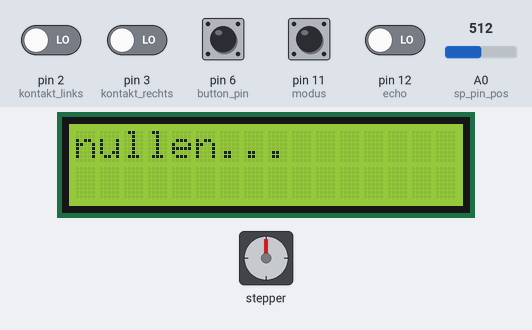
The sketch below on a simulated Arduino Uno, built with avr-gcc and run on an emulated ATmega328P. On the bench: stepper motor, 16×2 character LCD. Wiring (inferred from the names in the program): stepper motor driver (200 steps per turn assumed): step pin 9; direction pin 10; enable pin 4. The test bench sets the inputs (shaded band); at power-on: pin 6 (button_pin), pin 11 (modus) HIGH, pin 2 (kontakt_links), pin 3 (kontakt_rechts), pin 12 (echo) LOW, A0 (sp_pin_pos) = 512. What the sketch prints to the serial monitor is not drawn.

Above: at 0.8 s.
0.9 s: pin 6 (button_pin) pulled LOW for 0.15 s
At 1.7 s:
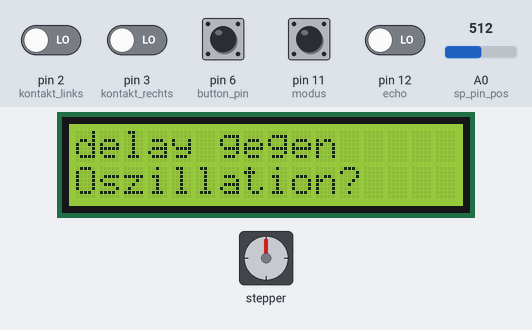
4.0 s: pin 6 (button_pin) pulled LOW for 1 s
At 7.2 s:
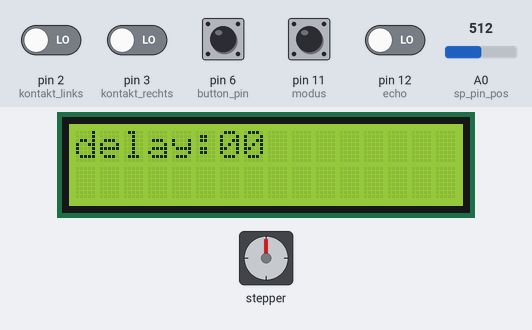
7.9 s: pin 6 (button_pin) pulled LOW for 0.15 s
At 8.8 s:
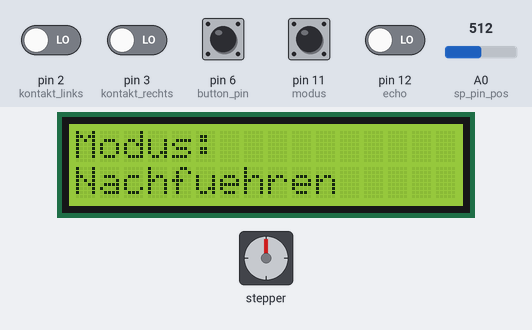
9.5 s: pin 11 (modus) pulled LOW for 0.15 s
At 10.4 s:
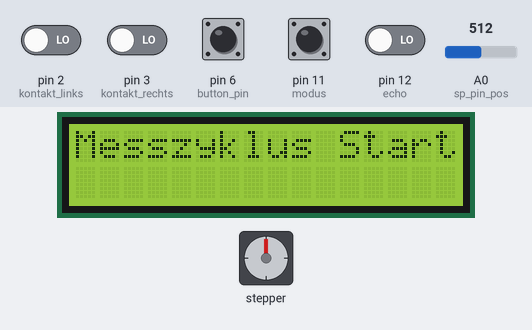
Timing chart, 0 to 25.1 s (numbered marks = the images above; inputs shaded):
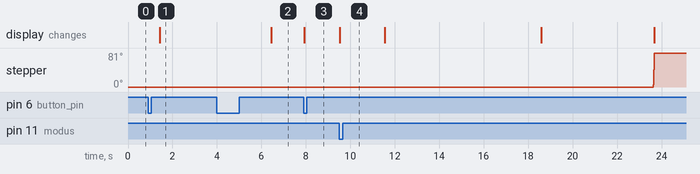

Measured:
- after the input at 0.9 s, the display: changes after 0.53 s (image 1)
- after the input at 4.0 s, the display: changes after 2.4 s (image 2)
- after the input at 7.9 s, the display: changes at once (image 3)
- after the input at 9.5 s, stepper: turns 81° clockwise, starting after 14.1 s; the display: changes at once (image 4)

The sketch:

windradmodell_19.10.21.ino
```cpp
/*  Im Rahmen des P-Seminars 2P_Physik 2020-22 am ITG Dachau
 *  von Gregor Sellschopp
 *  läuft auf dem Windradmodell
 *  Die beiden grundsätzlichen Modi: Nachführen oder Messen (der Umdrehung und Leistung)
 *  Als Eingabemöglichkeiten gibt es den Drehschalter mit Knopffunktion und einen Kippschalter, um zwischen den Hauptmodi zu wechseln
 *  Finale Version vom 18.10.2021
 */

#include <Wire.h> // Wire Bibliothek einbinden
#include <LiquidCrystal_I2C.h> // LiquidCrystal_I2C Bibliothek einbinden
LiquidCrystal_I2C lcd(0x27, 16, 2); //Hier wird festgelegt um was für einen Display es sich handelt.
//In diesem Fall eines mit 16 Zeichen in 2 Zeilen und der HEX-Adresse 0x27.
//Für ein vierzeiliges I2C-LCD verwendet man den Code "LiquidCrystal_I2C lcd(0x27, 20, 4)"
// SDA -> A4
// SCL -> A5

int Index;
const float resolution = 1.8; // Schrittweite des Schrittmotors in Grad. Ein 'step' entspricht also 1.8 Grad.
int z = 0;
int winkel = 0;
int laenge = 1;
double stepperPos = 0.000; // aktuelle Position des Schrittmotors
// Anschlüsse zur Ansteuerung des Zweipunktreglers und Schrittmotors
const int enable = 4;
const int step = 9;
const int direction = 10;
const int kontakt_rechts = 3;
const int kontakt_links = 2;

// Anschlüsse und Variablen des Dreh-encoders
int Pin_clk_Letzter;
int Pin_clk_Aktuell;
const int pin_clk = 4;
const int pin_dt = 5;
const int button_pin = 6;
int counter = 0;

// Anschlüsse und Variablen des Ultraschallsensors
const int trigger = 7;
const int echo = 12;
long dauer = 0;
long entfernung = 0;
int umdrehungen;
int grenzwert = 15;

// Anschlüssen und Variablen zur elektronischen Messung
float widerstand = 1.70; // Wert des Lastwiderstandes in Ohm
float leistung; // Leistung, die bei diesem Widerstand abfällt
float stromstaerke; // theoretische, berechnete Stromstärke
const int sp_pin_pos = A0; // Pin, der die über dem Widerstand abgefallene Spannung ausliest. Beim Anschließen auf Polarität achten!

int messdauer = 5; // Messdauer in Sekunden

int positionen[] = {0, 5, 10, 15, 20, 25, 35, 45}; // Positionen, die im Mess-Modus angefahren werden
int anzahl; // anzahl der Positionen im Array positionen
boolean geeicht = false;

int ANTI_OSZ_DEL = 0; // kurzer delay um Oszillieren vorzubeugen; Zeitdauer in Millisekunden; Genaue Auswahl erfolgt im Menü

// Pins des Schiebeschalters für die Auswahl eines Modus
int modus = 11;

void setup()
{
  Serial.begin(115200); //Baudrate beim Anschließen an einen Computer; diese muss in der Arduino IDE richtig eingestellt werden, um im seriellen Monitor vernünftige Ausgaben zu erhalten.
  // Kontakte am Windrad für den Zweipunktregler. Beide werden als digitale Eingänge gesetzt.
  pinMode(kontakt_rechts, INPUT);
  pinMode(kontakt_links, INPUT);

  // pins zur Steuerung des A4988 (Schrittmotortreibers)
  pinMode(enable, OUTPUT); //Enable; nicht in verwendung; kann den Treiber insgesamt ausschalten
  pinMode(step, OUTPUT); //Step
  pinMode(direction, OUTPUT); //RIchtung

  // pins zur Steuerung des Ultraschallsensors
  pinMode(trigger, OUTPUT);
  pinMode(echo, INPUT);

  // Eingangs-Pins des Drehschalters
  pinMode (pin_clk, INPUT);
  pinMode (pin_dt, INPUT);
  pinMode (button_pin, INPUT);
  pinMode(modus, INPUT);

  // ...und deren Pull-Up Widerstände aktiviert
  digitalWrite(pin_clk, true);
  digitalWrite(pin_dt, true);
  digitalWrite(button_pin, true);
  digitalWrite(modus, true);
  digitalWrite(enable, LOW);

  lcd.init(); //Im Setup wird der LCD gestartet
  lcd.backlight(); //Hintergrundbeleuchtung einschalten
  lcd.clear(); // Jegliche Inhalte auf dem Bildschirm löschen

  Pin_clk_Letzter = digitalRead(pin_clk); // letzter Status des Drehschalters wird auch gespeichert, um ihn später mit dem aktuellen zu vergleichen und so Änderungen festzustellen.

  for (byte i = 0; i < (sizeof(positionen) / sizeof(positionen[0])); i++) {
    anzahl++;
  }

  eichen();
  antiOsz(); // Hier kann eine mögliche Verlangsamung der Schrittmotorbewegungen festgelegt werden, um Oszillation des Zweipunktreglers zu vermeiden
}

void loop() // Diese Schleife wird dauerhaft wiederholt
{
  if (digitalRead(modus)) nachfuehren(); // Hier wird der Kippschalter digital eingelesen, der über den Programmmodus entscheidet
  else messen();
}

void nachfuehren() ////////////////////////////////////////////////////////////////////////////////////// Diese Methode wird im Nachfuehren-Modus aufgerufen
{
  // Hier werden die Messwerte auf dem LCD-Bildschirm ausgegeben
  lcd.setCursor(0, 0);
  lcd.print("Modus:");
  lcd.setCursor(0, 1);
  lcd.print("Nachfuehren");

  while (digitalRead(kontakt_rechts) == HIGH) // Wenn die Fahne die rechte Grenze erreicht
  {
    delay(ANTI_OSZ_DEL); // Soll Oszillation verhindern (kann in der 'antiOsz' Methode festgelegt werden)
    digitalWrite(direction, LOW);
    Serial.println("RECHTS_HIGH");

    digitalWrite(step, HIGH);
    delayMicroseconds(500);
    digitalWrite(step, LOW);
    delayMicroseconds(500);
    stepperPos = stepperPos + 0.1125;
  }
  while (digitalRead(kontakt_links) == HIGH) // Wenn die Fahne die linke Grenze erreicht
  {
    delay(ANTI_OSZ_DEL);  // Soll Oszillation verhindern (kann in der 'antiOsz' Methode festgelegt werden)
    digitalWrite(direction, HIGH);
    Serial.println("LINKS_HIGH");

    digitalWrite(step, HIGH);
    delayMicroseconds(500);
    digitalWrite(step, LOW);
    delayMicroseconds(500);
    stepperPos = stepperPos - 0.1125;
  }
}

void messen() ///////////////////////////////////////////////////////////////////////////////////////////////// Diese Methode wird im Mess-Modus aufgerufen
{
  unsigned long t; // speichert eine Zeitreferenz
  // Ausgaben über die serielle Schnittstelle des Arduinos
  Serial.print("------------------messen---stepperPos: ");
  Serial.print(stepperPos);
  Serial.print(" anzahl: ");
  Serial.println(anzahl);

  lcd.clear();
  lcd.setCursor(0, 0);
  lcd.print("Messzyklus Start");

  t = millis();
  while (millis() < t + 2000) {} // Zeit für den Stepper um aus einer möglichen starken Auslenkung in die Ausgangsposition zu kommen.

  for (int j = 0; j < anzahl; j++) // geht die Positonen in 5 Grad Schritten durch -> siehe Array 'positionen'
  {
    int pos = positionen[j];
    // Hier wird vorangekündigt, welcher Winkel als nächstes gemessen wird. Der Messintervall beträgt 5 Sekunden.
    lcd.clear();
    lcd.setCursor(0, 0);
    lcd.print("Jetzt kommen");
    lcd.setCursor(0, 1);
    lcd.print(pos);
    lcd.setCursor(4, 1);
    lcd.print("Grad");

    if (stepperPos < pos)// fährt in die richtige Position
    {
      while (stepperPos < pos)
      {
        delay(ANTI_OSZ_DEL); // Soll Oszillation verhindern (kann in der 'antiOsz' Methode festgelegt werden)
        digitalWrite(direction, HIGH);
        digitalWrite(step, HIGH);
        delayMicroseconds(500);
        digitalWrite(step, LOW);
        delayMicroseconds(500);
        stepperPos = stepperPos + 0.1125;
      }
    }
    else if (stepperPos > pos)
    {
      while (stepperPos > pos)
      {
        delay(ANTI_OSZ_DEL); // Soll Oszillation verhindern (kann in der 'antiOsz' Methode festgelegt werden)
        digitalWrite(direction, LOW);
        digitalWrite(step, HIGH);
        delayMicroseconds(500);
        digitalWrite(step, LOW);
        delayMicroseconds(500);
        stepperPos = stepperPos - 0.1125;
      }
    }
    t = millis();
    while (millis() < t + 2000) {} // Zeit für den Stepper um aus einer möglichen starken Auslenkung in die Ausgangsposition zu kommen.
    // Ausgaben über die serielle Schnittstelle des Arduinos
    Serial.print("  stepperPos: ");
    Serial.print(stepperPos); // ist jetzt in der richtigen Position
    Serial.print("  pos: " );
    Serial.print(pos);

    umdrehungen = 0; // Anzahl der erkannten Flügelblätter
    float spannung = 0; // über dem Lastwiderstand abfallende Spannung
    unsigned long k = millis();

    int z = 0;
    boolean vorherBlockiert = false; // Status der vorherigen Messung wird gespeichert, damit man nicht denselben Flügel zwei Mal detektiert und als Zwei erkennt.
    while ( k + messdauer * 1000 > millis() ) // In dieser Schleife wird auf zwei Arten die Leistung des Windrads gemessen:
    {
      z++;
      // einmal über Ultraschall
      for (int m = 0; m < 2; m++)
      {
        digitalWrite(trigger, LOW);
        t = millis();
        while (millis() < t + 5) {}
        digitalWrite(trigger, HIGH);

        t = millis();
        while (millis() < t + 10) {}
        digitalWrite(trigger, LOW);

        dauer = pulseIn(echo, HIGH, 3000);
        entfernung = entfernung + (dauer / 2) * 0.03432;
      }
      entfernung = entfernung / 2;
      Serial.println(entfernung);

      if (entfernung < grenzwert && entfernung > 0 && !vorherBlockiert) // Bewirkt, dass ein Flügel nur beim ersten Durchgang erkannt wird. Es muss wieder frei werden, damit ein neuer Fügel erkannt wird.
      {
        umdrehungen++;
        vorherBlockiert = true;
      }
      if (entfernung > grenzwert || entfernung == 0) vorherBlockiert = false;

      // und über die elektrische Leistung
      spannung = spannung + analogRead(sp_pin_pos) * 5.0 / 1023; // analoges Einlesen der Spannung, die über dem Lastwiderstand abfällt
    }
    // Umrechnungen, um die Stromstärke zu erschließen
    spannung = spannung / z;
    stromstaerke = spannung / widerstand;
    leistung = stromstaerke * spannung;
    // Hier werden die Messwerte einer Position auf dem LCD-Bildschirm ausgegeben
    lcd.clear();
    lcd.setCursor(0, 0);// In diesem Fall bedeutet (0,0) das erste Zeichen in der ersten Zeile.
    lcd.print("Flueg./5s: ");
    lcd.setCursor(11, 0);
    lcd.print(umdrehungen);
    lcd.setCursor(0, 1);
    lcd.print("P in mW: ");
    lcd.setCursor(10, 1);
    lcd.print(leistung * 1000);

    t = millis();
    while (millis() < t + 5000) {}
    // Ausgaben über die serielle Schnittstelle des Arduinos
    Serial.print("  Umdrehungen in 5 sek.: ");
    Serial.print(umdrehungen);
    Serial.print("    |    Leistung: ");
    Serial.print(leistung);
    Serial.print(",  Spannung: ");
    Serial.print(spannung);
    Serial.print(",  theoretische Stromstärke: ");
    Serial.println(stromstaerke);

    Serial.println();
  }
  lcd.clear();
}

void eichen() ///////////////////////////////////////////////////////////////////////////////////////////////////// Diese Methode legt die Ausgangspositionen für die weiteren Prozesse fest.
{
  lcd.setCursor(0, 0);
  lcd.print("nullen...");
  while (!geeicht)
  {
    winkel = counter / 2;
    Serial.print("eichen    ");
    Serial.print(winkel);
    Serial.print("    ");
    Serial.println(stepperPos);
    Pin_clk_Aktuell = digitalRead(pin_clk);

    // Überprüfung des Dreh-encoders auf Änderung
    if (Pin_clk_Aktuell != Pin_clk_Letzter)
    {
      if (digitalRead(pin_dt) != Pin_clk_Aktuell)
      {
        // Pin_CLK hat sich zuerst verändert      => die eine Drehrichtung
        counter ++;
        digitalWrite(direction, LOW);
        while (counter / 2 > stepperPos + 0.1125 / 2)
        {
          digitalWrite(step, HIGH);
          delayMicroseconds(500);
          digitalWrite(step, LOW);
          delayMicroseconds(500);
          stepperPos = stepperPos + 0.1125;
        }
      }
      else
      { // Andernfalls hat sich Pin_DT zuerst verändert       => die andere Drehrichtung
        counter--;
        digitalWrite(10, HIGH);
        while (counter / 2 < stepperPos - 0.1125 / 2)
        {
          digitalWrite(step, HIGH);
          delayMicroseconds(500);
          digitalWrite(step, LOW);
          delayMicroseconds(500);
          stepperPos = stepperPos - 0.1125;
        }
      }
    }
    if (!digitalRead(button_pin))// && winkel != 0) // Durch Drücken des encoders wird die Position des Steppers genullt.
    {
      winkel = 0;
      stepperPos = 0;
      geeicht = true;
      Serial.println("erfolgreich genullt");
      delay(500);
    }
    Pin_clk_Letzter = Pin_clk_Aktuell;
  }
  lcd.clear();
}
int antiOsz() { /////////////////////////////////////////////////////////////////////////////////////////////////////////////// Hier kann eine mögliche Verlangsamung festgelegt werden, um Oszillation des Zweipunktreglers zu vermeiden
  lcd.clear();
  lcd.setCursor(0, 0);
  lcd.print("delay gegen");
  lcd.setCursor(0, 1);
  lcd.print("Oszillation?");
  int t = millis();
  boolean antiOszDel = false;
  while (t + 5000 > millis()) {     // falls man eine Verlangsamung einstellen möchte, muss hier der Encoder gedrückt werden. Achtung: das System reagiert nicht sofort, sondern wartet noch den Rest der insgesamt 5 Sekunden ab. Mehrmaliges Drücken zur Sicherheit schadet nicht.
    if (!digitalRead(button_pin)) {
      antiOszDel = true;
    }
  }
  if (antiOszDel) {
    lcd.clear();
    String ANTI_OSZ_DEL_STR;
    lcd.setCursor(0, 0);
    lcd.print("delay: ");

    while (digitalRead(button_pin)) { // Solange man den Encoder nicht noch ein Mal drückt, kann der Wert durch Drehen verändert werden.
      if (ANTI_OSZ_DEL < 100)  ANTI_OSZ_DEL_STR = "0" + String(ANTI_OSZ_DEL);   //padding => resultierende Zahl hat immer 3 Stellen => kein clear() nötig => bessere Qualität der Ausgabe
      else  if (ANTI_OSZ_DEL < 10)  ANTI_OSZ_DEL_STR = "00" + ANTI_OSZ_DEL;
      lcd.setCursor(6, 0);
      lcd.print(ANTI_OSZ_DEL_STR);
      Pin_clk_Aktuell = digitalRead(pin_clk);

      // Überprüfung des Dreh-encoders auf Änderung
      if (Pin_clk_Aktuell != Pin_clk_Letzter)
      {
        if (digitalRead(pin_dt) != Pin_clk_Aktuell) ANTI_OSZ_DEL ++; // Wert wird entsprechend des Drehschalters verändert.
        else ANTI_OSZ_DEL --;
        if ( ANTI_OSZ_DEL < 0) ANTI_OSZ_DEL = 0;
      }
      Pin_clk_Letzter = Pin_clk_Aktuell;
      Serial.print("anti-oszillations-delay: ");
      Serial.println(ANTI_OSZ_DEL); // Finale Ausgabe des bestätigten Wertes.
    }
  }
  lcd.clear(); // Alles auf dem Bildschirm wird gelöscht
}
```
